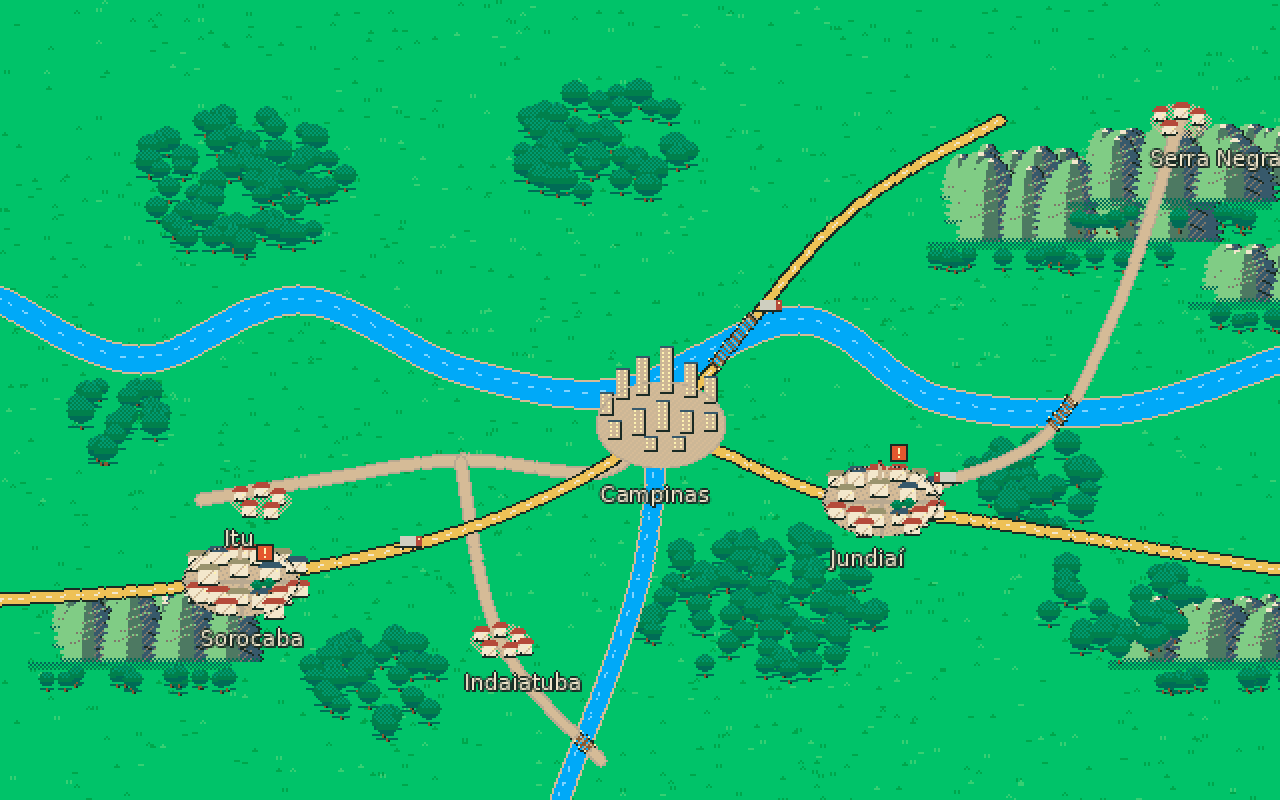

Source code (Python):
"""Pintura 16-bit à mão (por carimbos) no estilo da referência escolhida pelo John.

Trabalha em 1 px = 1 pixel de jogo (quadro 640×400), salva também em 2× para ver.
"""
import math, random, sys
from PIL import Image, ImageDraw

P = dict(
    campo='#00c369', campo_t='#38cf73', campo_s='#00a54b',
    mata_c='#009b72', mata='#00804c', mata_e='#006c56',
    serra_c='#80cc85', serra='#4d7962', pedra='#7f786b', serra_s='#37596b',
    agua='#00a9f8', agua_f='#3a5d6e', agua_c='#7fd4ff',
    areia='#d5bb97', estrada_e='#b9a991', muro='#cdb796', telhado='#9a946e',
    terracota='#b54a3a', madeira='#8a5a32', ouro='#eec156', alerta='#e4572e',
    contorno='#1a2a24', luz='#fff2b0', metal='#cfcfc0', branco='#f3e7cc',
)
W, H = 640, 400
rng = random.Random(3)
im = Image.new('RGB', (W, H), P['campo'])
px = im.load()
d = ImageDraw.Draw(im)
from PIL import ImageFont
try:
    FONTE = ImageFont.truetype('/usr/share/fonts/truetype/dejavu/DejaVuSans.ttf', 11)
except Exception:
    FONTE = ImageFont.load_default()

def put(x, y, c):
    if 0 <= x < W and 0 <= y < H:
        px[x, y] = tuple(int(P[c][i:i + 2], 16) for i in (1, 3, 5))

def get(x, y):
    if 0 <= x < W and 0 <= y < H:
        return '#%02x%02x%02x' % px[x, y]
    return None

# ---------- campo: tufos esparsos de capim (3 formas), como na referência ----------
TUFOS = [
    [(0, 0), (1, 0), (2, 0)],
    [(0, 1), (1, 0), (2, 1)],
    [(0, 0), (0, 1), (2, 0), (2, 1)],
    [(1, 0), (0, 1), (1, 1), (2, 1)],
]
def campo():
    for _ in range(int(W * H / 180)):
        x, y = rng.randrange(W), rng.randrange(H)
        t = rng.choice(TUFOS)
        c = 'campo_s' if rng.random() < 0.75 else 'campo_t'
        for dx, dy in t:
            put(x + dx, y + dy, c)

# ---------- mata: copas redondas sobrepostas com luz no alto esquerdo e tronco ----------
def copa(cx, cy, r):
    for y in range(-r, r + 2):
        for x in range(-r, r + 1):
            if x * x + (y * 1.15) ** 2 <= r * r:
                c = 'mata'
                if x * x + (y + 2) ** 2 <= (r - 1) ** 2 and (x + y) % 2 == 0 and y < 0:
                    c = 'mata_c'
                if y > r * 0.35:
                    c = 'mata_e'
                put(cx + x, cy + y, c)
    # contorno inferior e tronco
    for x in range(-r + 1, r):
        if get(cx + x, cy + r + 2) == P['campo'] or get(cx + x, cy + r + 2) in (P['campo_s'], P['campo_t']):
            put(cx + x, cy + r + 1, 'mata_e')
    put(cx, cy + r + 1, 'madeira'); put(cx, cy + r + 2, 'madeira')
    put(cx + 1, cy + r + 2, 'contorno')

def mata(cx, cy, raio, n):
    pts = []
    for _ in range(n):
        a = rng.random() * math.tau; rr = raio * math.sqrt(rng.random())
        pts.append((int(cx + math.cos(a) * rr), int(cy + math.sin(a) * rr * 0.6)))
    pts.sort(key=lambda p: p[1])
    for x, y in pts:
        copa(x, y, rng.choice([5, 6, 6, 7]))

# ---------- serra: cristas em camadas, pedra cinza com sombra à direita ----------
def morro(cx, cy, w, h):
    """Maciço arredondado como na referência: massa cinza-esverdeada, face de rocha à direita
    com sombra, cristas claras no alto-esquerda, base tramada que funde com a mata."""
    for j in range(h):
        y = cy - j
        t = j / h
        meia = int(w / 2 * math.sqrt(max(0.0, 1 - t * t)) * (0.92 + 0.08 * math.sin(j * 1.7)))
        for x in range(-meia, meia + 1):
            u = x / max(1, meia)
            if u < -0.25: c = 'serra_c'
            elif u < 0.25: c = 'serra'
            elif u < 0.7: c = 'pedra' if (x - j) % 4 == 0 else 'serra_s'
            else: c = 'serra_s'
            if j >= h - 2 and -0.3 < u < 0.3: c = 'branco'
            if j < 2 and (x + j) % 2: c = 'mata_e'
            put(cx + x, y, c)
        if meia: put(cx + meia + 1, y, 'contorno')
    # cristas e rachaduras
    for k in range(4):
        y0 = cy - int(h * (0.3 + 0.15 * k)); x0 = -int(w * 0.3) + k * 3
        for i in range(0, int(w * 0.35)):
            put(cx + x0 + i, y0 - i // 3, 'serra_c' if i % 2 else 'pedra')
    for k in range(3):
        y0 = cy - int(h * (0.2 + 0.2 * k)); x0 = int(w * 0.15) + k * 2
        for i in range(0, 7):
            put(cx + x0 + i, y0 + i // 2, 'contorno')

def serra(cx, cy, w, h):
    """Cordilheira: morros de trás para a frente, menores ao fundo; sopé de mata escura."""
    fil = [(0.6, -int(h * 0.45)), (0.85, -int(h * 0.2)), (1.0, 0)]
    for esc, dy in fil:
        x = cx + rng.randrange(0, 10)
        while x < cx + w:
            mw = int(rng.choice([30, 36, 44]) * esc); mh = int(h * esc * rng.uniform(0.8, 1.0))
            morro(x + mw // 2, cy + dy, mw, mh)
            x += mw - rng.choice([8, 10, 14])
    for x in range(cx - 6, cx + w + 6):
        for k in range(4):
            if (x + k) % 2 == 0: put(x, cy + 1 + k, 'mata_e' if k < 2 else 'mata')
    for _ in range(int(w / 6)):
        copa(cx + rng.randrange(-4, w + 4), cy + 6 + rng.randrange(0, 5), rng.choice([4, 5]))

# ---------- rio: faixa de água com margem clara e brilho ----------
def suave(path, passo=1.0):
    """Catmull-Rom: pontos densos numa curva suave pelos nós."""
    P_ = [path[0]] + list(path) + [path[-1]]
    out = []
    for i in range(1, len(P_) - 2):
        p0, p1, p2, p3 = P_[i - 1], P_[i], P_[i + 1], P_[i + 2]
        n = int(max(abs(p2[0] - p1[0]), abs(p2[1] - p1[1])) / passo) + 1
        for k in range(n):
            t = k / n; t2 = t * t; t3 = t2 * t
            x = 0.5 * ((2 * p1[0]) + (-p0[0] + p2[0]) * t + (2 * p0[0] - 5 * p1[0] + 4 * p2[0] - p3[0]) * t2 + (-p0[0] + 3 * p1[0] - 3 * p2[0] + p3[0]) * t3)
            y = 0.5 * ((2 * p1[1]) + (-p0[1] + p2[1]) * t + (2 * p0[1] - 5 * p1[1] + 4 * p2[1] - p3[1]) * t2 + (-p0[1] + 3 * p1[1] - 3 * p2[1] + p3[1]) * t3)
            out.append((x, y))
    out.append(path[-1])
    return out

RIOS = []

def rio(path, larg=5):
    pts = suave(path)
    RIOS.append((pts, larg))
    for x, y in pts:
        for dx in range(-larg - 1, larg + 2):
            for dy in range(-larg - 1, larg + 2):
                if dx * dx + dy * dy <= (larg + 1) ** 2:
                    put(int(x + dx), int(y + dy), 'areia')
    for x, y in pts:
        for dx in range(-larg, larg + 1):
            for dy in range(-larg, larg + 1):
                if dx * dx + dy * dy <= larg * larg:
                    put(int(x + dx), int(y + dy), 'agua')
    for i, (x, y) in enumerate(pts):
        if i % 9 in (0, 1, 2):
            put(int(x) - 1, int(y) - 1, 'agua_c')

# ---------- estrada de terra com borda escura ----------
def na_agua(x, y):
    for pts, larg in RIOS:
        for rx, ry in pts[::3]:
            if (rx - x) ** 2 + (ry - y) ** 2 <= (larg + 1) ** 2: return True
    return False

def ponte(pts):
    """Tabuleiro de madeira com guarda-corpo onde a estrada cruza água."""
    for i, (x, y) in enumerate(pts):
        if not na_agua(x, y): continue
        # direção local
        x2, y2 = pts[min(i + 2, len(pts) - 1)]; x1, y1 = pts[max(i - 2, 0)]
        dx, dy = x2 - x1, y2 - y1
        n = max(1, math.hypot(dx, dy)); nx, ny = -dy / n, dx / n
        for k in range(-3, 4):
            c = 'madeira' if abs(k) < 3 else 'contorno'
            if abs(k) < 3 and i % 3 == 0: c = 'estrada_e'
            put(int(x + nx * k), int(y + ny * k), c)
        if i % 4 == 0:
            put(int(x + nx * 3), int(y + ny * 3) - 1, 'luz'); put(int(x - nx * 3), int(y - ny * 3) - 1, 'luz')

def estrada(path, larg=3, cor='areia', borda='estrada_e'):
    pts = [(int(x), int(y)) for x, y in suave(path)]
    for x, y in pts:
        if na_agua(x, y): continue
        for dx in range(-larg, larg + 1):
            for dy in range(-larg, larg + 1):
                if dx * dx + dy * dy <= (larg) ** 2:
                    put(x + dx, y + dy, borda)
    for x, y in pts:
        if na_agua(x, y): continue
        for dx in range(-larg + 1, larg):
            for dy in range(-larg + 1, larg):
                if dx * dx + dy * dy <= (larg - 1) ** 2:
                    put(x + dx, y + dy, cor)
    ponte(pts)
    return pts

def rodovia(path):
    pts = estrada(path, larg=3, cor='ouro', borda='contorno')
    for i, (x, y) in enumerate(pts):
        if i % 8 < 3 and not na_agua(x, y): put(x, y, 'branco')

# ---------- casas e cidades ----------
def casa(x, y, w=7, h=5, telhado='terracota'):
    for i in range(w):
        for j in range(h):
            put(x + i, y + j, 'branco' if (i + j) % 7 else 'muro')
    for i in range(-1, w + 1):
        for j in range(3):
            if 0 <= i + j - 1 and i - j + 1 < w + 1:
                put(x + i, y - 3 + j, telhado)
    put(x + 1, y + h - 1, 'contorno'); put(x + w - 2, y + 1, 'luz')
    for i in range(w): put(x + i, y + h, 'contorno')
    put(x + w, y + h - 1, 'contorno')

def igreja(x, y):
    casa(x, y, 9, 6, 'telhado')
    for j in range(8): put(x + 4, y - 3 - j, 'muro'); put(x + 5, y - 3 - j, 'muro')
    put(x + 4, y - 12, 'contorno'); put(x + 5, y - 12, 'contorno'); put(x + 4, y - 11, 'terracota'); put(x + 5, y - 11, 'terracota')

def vila(cx, cy, n=5):
    # chão de terra batida
    for dx in range(-16, 17):
        for dy in range(-9, 10):
            if dx * dx * 0.35 + dy * dy <= 81 and (dx + dy) % 2 == 0:
                put(cx + dx, cy + dy, 'areia')
    pos = [(-13, -4), (-3, -6), (6, -3), (-9, 3), (2, 4), (9, 2)]
    for i in range(n):
        dx, dy = pos[i]
        casa(cx + dx, cy + dy, rng.choice([6, 7]), rng.choice([4, 5]))

def cidade(cx, cy):
    R = 30
    for dx in range(-R, R + 1):
        for dy in range(-18, 19):
            if dx * dx * 0.38 + dy * dy <= 324:
                put(cx + dx, cy + dy, 'areia' if (dx * 3 + dy) % 5 else 'estrada_e')
    # ruas em cruz e anel
    for dx in range(-R, R + 1):
        if dx * dx * 0.38 <= 320: put(cx + dx, cy, 'estrada_e'); put(cx + dx, cy + 1, 'estrada_e')
    for dy in range(-18, 19): put(cx, cy + dy, 'estrada_e'); put(cx + 1, cy + dy, 'estrada_e')
    quadras = [(-26, -12), (-16, -14), (-6, -15), (5, -15), (15, -13), (23, -9),
               (-26, 4), (-16, 6), (-6, 7), (6, 7), (16, 6), (24, 3),
               (-21, -5), (10, -6), (-12, 12), (12, 12)]
    seed = cx * 7 + cy
    for k, (dx, dy) in enumerate(quadras):
        w = 8 + (k * 3 + seed) % 3; h = 5 + (k * 5 + seed) % 3
        telhado = ['terracota', 'terracota', 'telhado', 'serra_s'][(k + seed) % 4]
        casa(cx + dx, cy + dy, w, h, telhado)
    igreja(cx - 5, cy - 8)
    # praça com árvores
    for dx, dy in [(8, 2), (14, 1)]:
        copa(cx + dx, cy + dy, 3)
    # muro/borda da cidade
    for dx in range(-R - 1, R + 2):
        for dy in range(-19, 20):
            r = dx * dx * 0.38 + dy * dy
            if 300 <= r <= 324: put(cx + dx, cy + dy, 'estrada_e' if (dx + dy) % 2 else 'contorno')

def metropole(cx, cy):
    for dx in range(-36, 37):
        for dy in range(-22, 23):
            if dx * dx * 0.45 + dy * dy <= 484:
                put(cx + dx, cy + dy, 'muro' if (dx + dy) % 3 else 'areia')
    # quadras de prédios altos
    for dx, dy, h in [(-30, -6, 10), (-22, -14, 14), (-12, -16, 18), (0, -17, 22), (12, -15, 16), (22, -12, 12), (-26, 6, 8), (-14, 4, 12), (-2, 2, 14), (10, 3, 10), (22, 2, 8), (-8, 12, 6), (6, 12, 6)]:
        w = 7
        for i in range(w):
            for j in range(h):
                c = 'muro' if (i % 3 != 1 or j % 2 == 0) else 'luz'
                if i == w - 1: c = 'contorno'
                put(cx + dx + i, cy + dy - j, c)
        for i in range(w): put(cx + dx + i, cy + dy - h, 'serra_s')
        for i in range(w): put(cx + dx + i, cy + dy + 1, 'contorno')
    for dx in range(-36, 37):
        for dy in range(-22, 23):
            r = dx * dx * 0.45 + dy * dy
            if 450 <= r <= 484: put(cx + dx, cy + dy, 'estrada_e')

def caminhao(x, y, dir=1):
    for i in range(8):
        for j in range(5): put(x + i, y + j, 'metal')
    for i in range(3):
        for j in range(5): put(x + (8 if dir else -3) + i, y + j, 'terracota')
    put(x + (9 if dir else -2), y + 1, 'luz')
    for i in range(-3, 11): put(x + i, y + 5, 'contorno')
    put(x + 1, y + 6, 'contorno'); put(x + 6, y + 6, 'contorno')

def selo(x, y):
    for i in range(9):
        for j in range(9): put(x + i, y + j, 'contorno')
    for i in range(1, 8):
        for j in range(1, 8): put(x + i, y + j, 'alerta')
    for j in range(2, 5): put(x + 4, y + j, 'luz')
    put(x + 4, y + 6, 'luz')

def rotulo(x, y, txt):
    for ox, oy in [(1,0),(-1,0),(0,1),(0,-1),(1,1)]: d.text((x + ox, y + oy), txt, fill=P['contorno'], font=FONTE)
    d.text((x, y), txt, fill=P['branco'], font=FONTE)

# ================= composição =================
campo()
# serras ao fundo (nordeste) e sudeste
serra(470, 120, 110, 48); serra(540, 100, 90, 40); serra(600, 150, 60, 30)
serra(20, 330, 90, 36); serra(560, 330, 80, 34)
# matas
for cx, cy, r, n in [(120, 90, 55, 70), (300, 70, 45, 50), (380, 300, 60, 80), (190, 340, 40, 36), (520, 240, 38, 34), (60, 210, 30, 22), (560, 300, 40, 30)]:
    mata(cx, cy, r, n)
# rio
rio([(0, 150), (70, 180), (150, 150), (230, 185), (310, 196), (400, 160), (470, 200), (560, 205), (640, 180)], larg=6)
rio([(330, 200), (320, 290), (280, 400)], larg=4)
# estradas de terra
estrada([(100, 250), (160, 240), (230, 230), (300, 236), (330, 212)])
estrada([(590, 60), (560, 150), (520, 220), (440, 250)])
estrada([(230, 230), (250, 320), (300, 380)])
# rodovia
rodovia([(0, 300), (120, 290), (240, 262), (330, 212), (420, 110), (500, 60)])
rodovia([(330, 212), (420, 250), (500, 262), (640, 285)])
# pontes: areia sobre o rio nos cruzamentos
# cidades
vila(130, 250, 5); vila(590, 60, 4); vila(250, 320, 6)
cidade(440, 250); cidade(120, 290)
metropole(330, 212)
# caminhões
caminhao(200, 268, 1); caminhao(470, 236, 0); caminhao(380, 150, 1)
selo(445, 222); selo(128, 272)
rotulo(300, 240, 'Campinas'); rotulo(415, 272, 'Jundiaí'); rotulo(100, 312, 'Sorocaba'); rotulo(112, 262, 'Itu')
rotulo(575, 72, 'Serra Negra'); rotulo(232, 334, 'Indaiatuba')

out = sys.argv[1]
im.save(out + '/mundo-1x.png')
im.resize((W * 2, H * 2), Image.NEAREST).save(out + '/mundo-2x.png')
print('ok')
